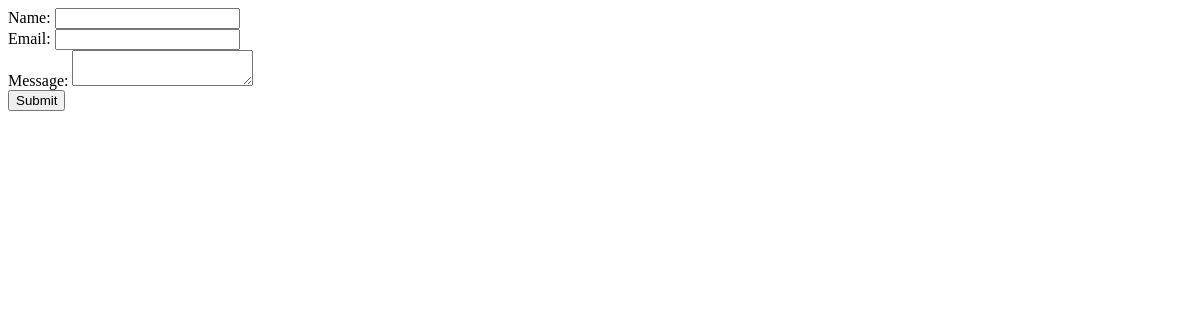
Before: /contact with the older database file.
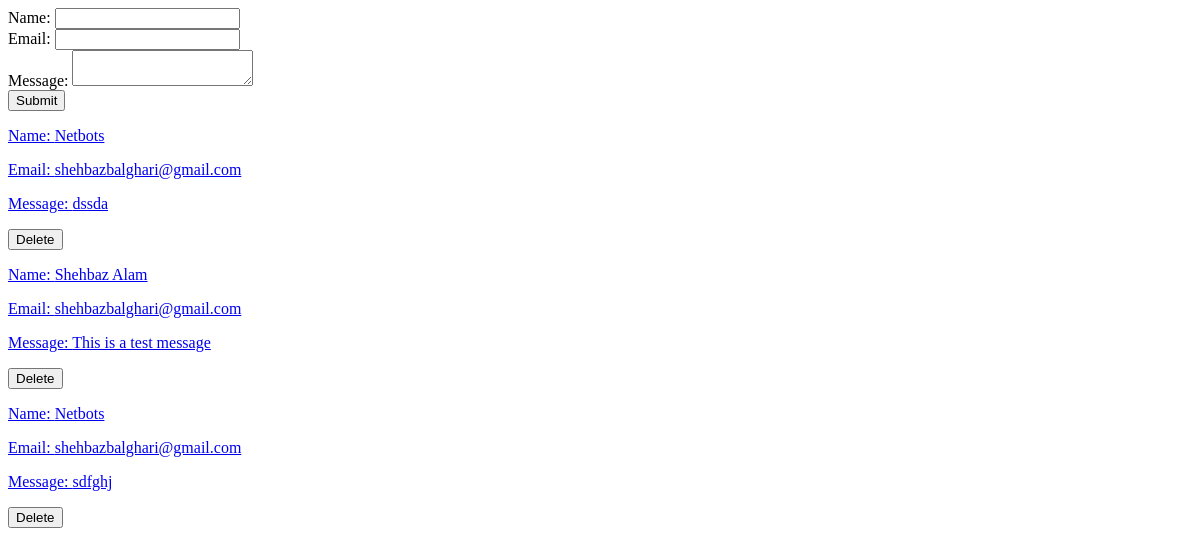
After: the same page with the newer database file.
### home/models.py (models this page shows, shortened)
class Message(models.Model):
    name = models.CharField(max_length=100)
    email = models.CharField(max_length=100)
    message = models.TextField()
    created_at = models.DateTimeField(auto_now_add=True)
    updated_at = models.DateTimeField(auto_now=True)

### home/views.py (the view, shortened to what this page needs)
# urls.py: path('contact', views.contact, name='contact'),
def contact(request):
    messages = Message.objects.all()
    data = {
        'messages': messages
    }
    return render(request, 'school/contact.html', {'data': data})

### templates/school/contact.html (shortened to what this page needs)
<!DOCTYPE html>
<html lang="en">
<head>
</head>
<body>
    <form action="{% url 'contact' %}" method="post">
        <label for="name">Name:</label>
        <input type="text" name="name" id="name" required>
        <br>
        <label for="email">Email:</label>
        <input type="email" name="email" id="email" required>
        <br>
        <label for="message">Message:</label>
        <textarea name="message" id="message" required></textarea>
        <br>
        <input type="submit" value="Submit">
    </form>
    <div>
        {% if data.messages %}
        {% for msg in data.messages %}
        <a href="{% url 'edit-contact' msg.id %}">
            <p>Name: {{msg.name}}</p>
        <p>Email: {{msg.email}}</p>
        <p>Message: {{msg.message}}</p>
        </a>
        <button type="button" onclick="window.location.href='{% url 'delete-contact' msg.id %}'">Delete</button>
        {% endfor %}
        {% endif %}
    </div>
</body>
</html>

Changed rows visible on the page:
added Message: name "Netbots", email "shehbazbalghari@gmail.com", message "dssda"
added Message: name "Shehbaz Alam", email "shehbazbalghari@gmail.com", message "This is a test message"
added Message: name "Netbots", email "shehbazbalghari@gmail.com", message "sdfghj"
